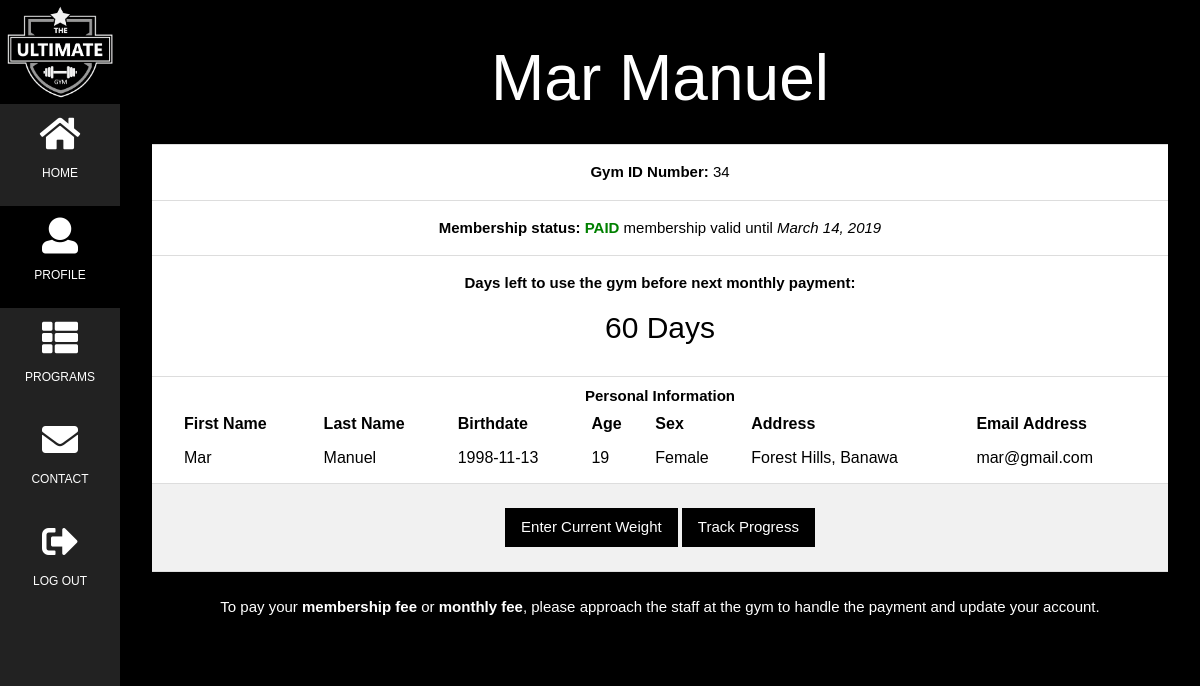
Page /user.php (signed in) on the earlier database version.
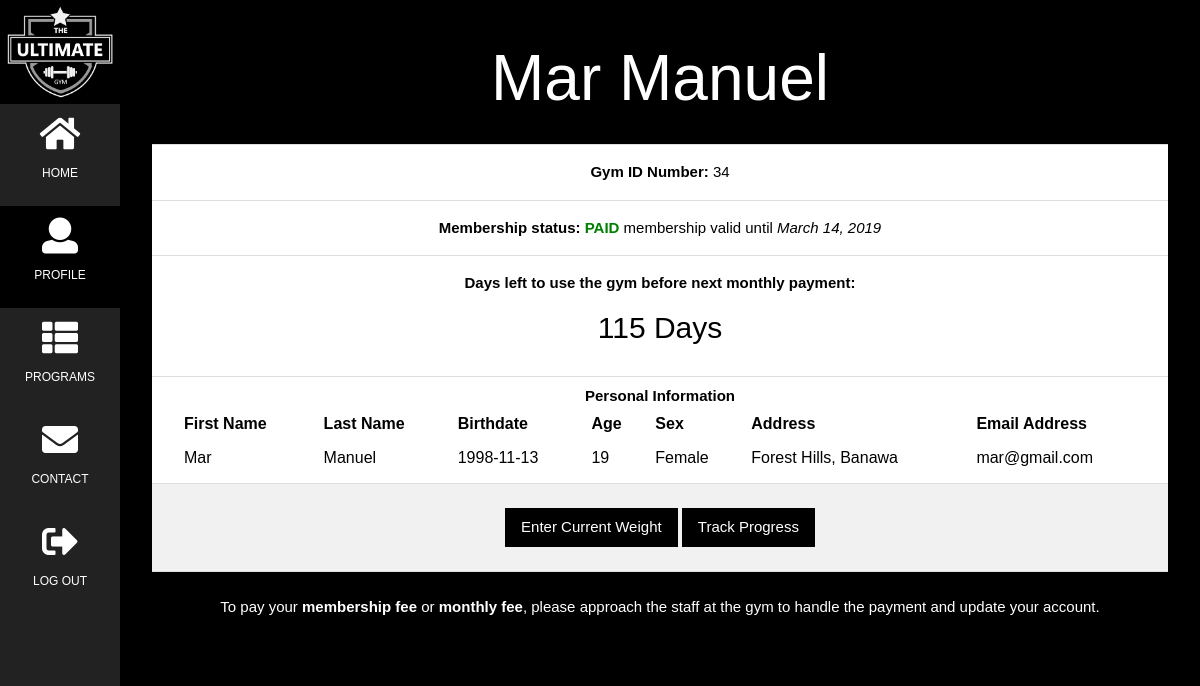
Same page on the later database version.
### tables this page shows
CREATE TABLE `payment` (
  `payment_id` int(11) NOT NULL,
  `member_id` int(11) NOT NULL,
  `payment_status` enum('PAID','UNPAID') NOT NULL DEFAULT 'UNPAID',
  `payment_validity` date NOT NULL,
  `payment_days_left` int(11) NOT NULL DEFAULT '0',
  `payment_datetracker` date NOT NULL
);

CREATE TABLE `member` (
  `member_id` int(11) NOT NULL,
  `member_fname` varchar(100) NOT NULL,
  `member_lname` varchar(100) NOT NULL,
  `member_password` varchar(100) NOT NULL,
  `member_bdate` date NOT NULL,
  `member_age` int(11) NOT NULL,
  `member_sex` enum('Male','Female') NOT NULL,
  `member_address` varchar(200) NOT NULL,
  `member_email` varchar(100) NOT NULL
);

### user.php (the view, shortened to what the changed rows need)
<?php
   require("connect.php");
   $catch = $_SESSION['email'];
   $query = "SELECT *
           FROM payment
           JOIN member
           ON member.member_id = payment.member_id
           WHERE member.member_email = '$catch'";
   $ret = mysqli_query($conn, $query);
   while($row = mysqli_fetch_assoc($ret)){
       $gymid = $row['member_id'];
       $fname = $row['member_fname'];
       $lname = $row['member_lname'];
       $bdate = $row['member_bdate'];
       $age = $row['member_age'];
       $sex = $row['member_sex'];
       $address = $row['member_address'];
       $email = $row['member_email'];
       $status = $row['payment_status'];
       $daysleft = $row['payment_days_left'];
       $validity = $row["payment_validity"];
       $weightchecker = ($status == 'PAID' && $daysleft != 0)?"id01":"idx";
       $status = ($status == 'PAID')?"<span style='color:green'>PAID</span>":"<span style='color:red'>UNPAID</span>";
       $validity = ($validity == '0000-00-00')?' Please contact the gym staff to enroll for a gym membership.':'membership valid until <i>'.date('F j, Y',strtotime($validity)).'</i>';
   }
   ?>
    <html>
    <head>
        <link href="css/w3.css" rel="stylesheet">
        <link href="fonts/Montserrat-Regular.otf" rel="stylesheet">
        <link href="css/fontawesome-all.min.css" rel="stylesheet">
    </head>
    <body class="w3-black">
        <div class="w3-padding-large" id="main">
            <div class="w3-row-padding">
                <div class="w3-margin-bottom">
                    <ul class="w3-ul w3-white w3-center">
                        <li class="w3-black w3-large">
                            <h1 class="w3-jumbo"><?php echo($fname." ".$lname) ?></h1>
                        </li>
                        <li class="w3-padding-16"><strong>Gym ID Number: </strong>
                            <?php echo($gymid) ?>
                        </li>
                        <li class="w3-padding-16"><strong>Membership status: <?php echo($status) ?></strong>
                            <?php echo($validity)?>
                        </li>
                        <li class="w3-padding-16">
                            <strong>
                        Days left to use the gym before next monthly payment:
                        <h2><?php echo($daysleft) ?> Days</h2>
                     </strong>
                        </li>
                        <li>
                            <b>Personal Information</b>
                            <table class="w3-table" style="color:black">
                                <tr>
                                    <th>First Name</th>
                                    <th>Last Name</th>
                                    <th>Birthdate</th>
                                    <th>Age</th>
                                    <th>Sex</th>
                                    <th>Address</th>
                                    <th>Email Address</th>
                                </tr>
                                <tr>
                                    <td>
                                        <?php echo($fname) ?>
                                    </td>
                                    <td>
                                        <?php echo($lname) ?>
                                    </td>
                                    <td>
                                        <?php echo($bdate) ?>
                                    </td>
                                    <td>
                                        <?php echo($age) ?>
                                    </td>
                                    <td>
                                        <?php echo($sex) ?>
                                    </td>
                                    <td>
                                        <?php echo($address) ?>
                                    </td>
                                    <td>
                                        <?php echo($email) ?>
                                    </td>
                                </tr>
                            </table>
                        </li>
                        <li class="w3-light-grey w3-padding-24">
                            <button onclick="document.getElementById('id02').style.display='block'" class="w3-button w3-black">Enter Current Weight</button>
                            <button onclick="document.getElementById('<?php echo $weightchecker ?>').style.display='block'" class="w3-button w3-black">Track Progress</button>
                        </li>
                        <li class="w3-black w3-padding-24">
                            To pay your <strong>membership fee</strong> or <strong>monthly fee</strong>, please approach the staff at the gym to handle the payment and update your account.
                        </li>
                    </ul>
                </div>
            </div>
        </div>
    </body>
    </html>

Differences in the rows shown:
changed payment "Mar": payment_days_left "60" → "115"
